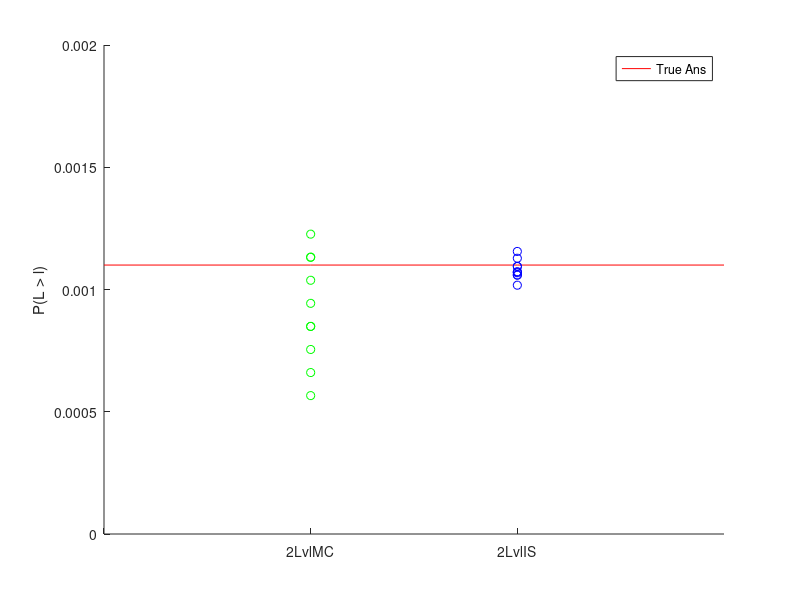

Here is the MATLAB script that generated this plot:
hold on

NSim = 10;
xMax = 3;
yMax = 0.002;
trueAns = 0.0011;
X = 1:xMax;

TwoLvlMC = [ 0.0011320754716981132075471698113208, 0.0010377358490566037735849056603774, 0.00084905660377358490566037735849057, 0.0011320754716981132075471698113208, 0.00056603773584905660377358490566038, 0.00066037735849056603773584905660377, 0.00075471698113207547169811320754717, 0.00094339622641509433962264150943396, 0.00084905660377358490566037735849057, 0.0012264150943396226415094339622642];

TwoLvlIS = [ 0.0010718755376468653076060810747094, 0.0010947646798319761105022784875018, 0.0010588066521077465174938136982519, 0.0010176226825706427298739997766575, 0.0010685604615846887397584419332475, 0.0011278580420272352365096413251422, 0.0010722218052981625103364793361038, 0.0010938862121332520137284571859482, 0.0011556809312718381490409091938432, 0.0010592584334315443325008621044958];

plot([0 X],repmat(trueAns,1,xMax + 1),'r')

scatter(ones(NSim,1),TwoLvlMC,'g')
scatter(2*ones(NSim,1),TwoLvlIS,'b')

legend('True Ans')
%title('S:10, l:0.20, sample num:10600')
xlabel('')
xticks([0 1 2])
xticklabels({'','2LvlMC','2LvlIS'})
ylabel('P(L > l)')
axis([0,xMax,0 yMax])

hold off
